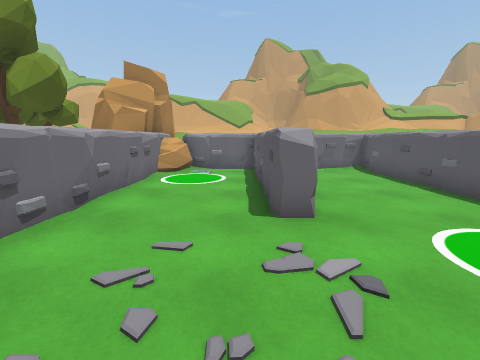
[1] (above)

12 first-person views from a walk through a 3-D level made in the Unity game engine. The camera is 1.4 m above the floor, tilts 10° down and sees 90° across. The floor is counted in squares, 1 m on a side. Each view is taken from the middle of a square. On the plan, view 1 faces up. The plan holds only what a view shows up to about 13 squares ahead; the rest is blank. The place goes on beyond the plan. The player character is not drawn. Some animated figures are left out. Some surface patterns are stand-ins.

[2]
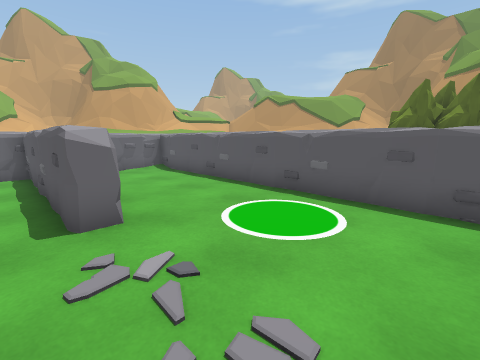

[3]
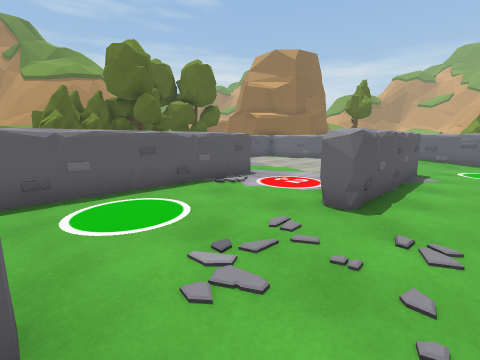

[4]
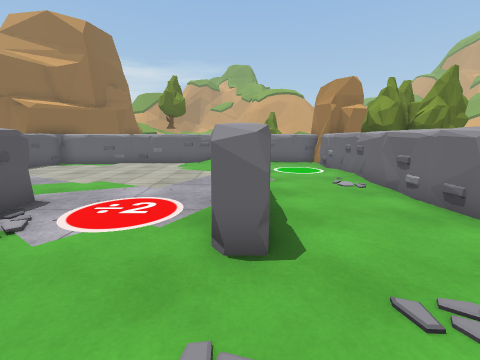

[5]
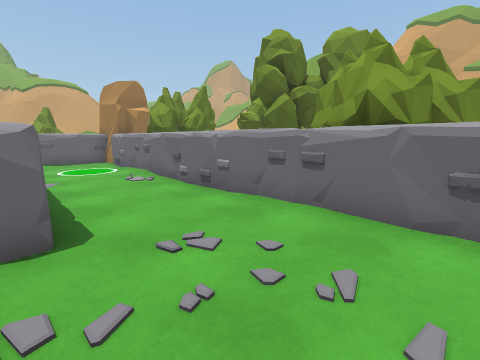

[6]
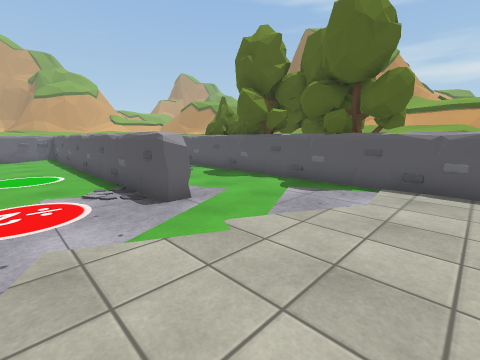

[7]
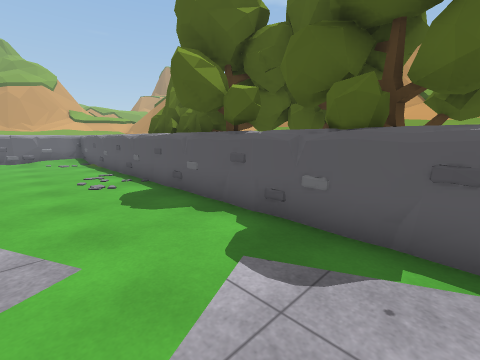

[8]
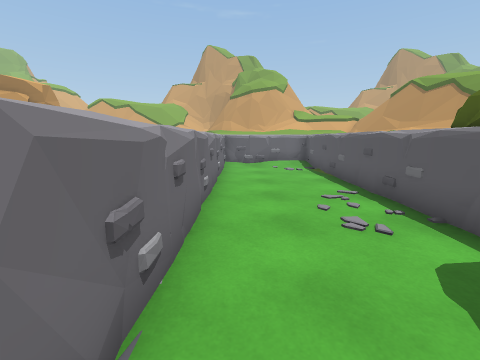

[9]
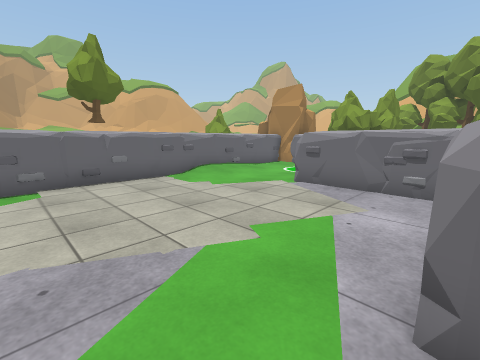

[10]
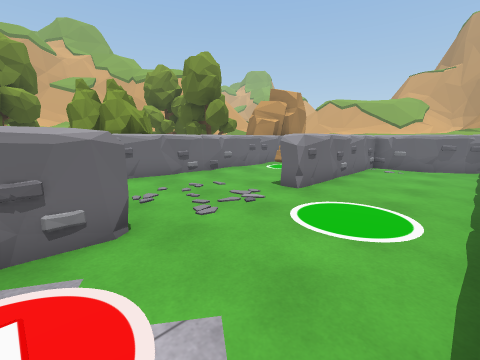

[11]
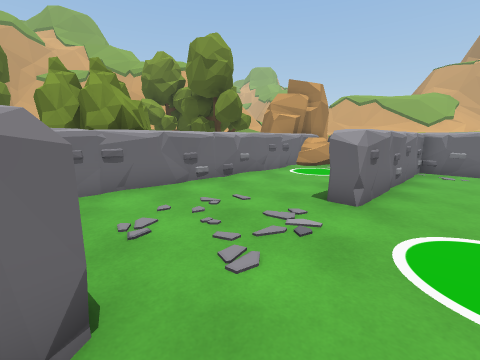

[12]
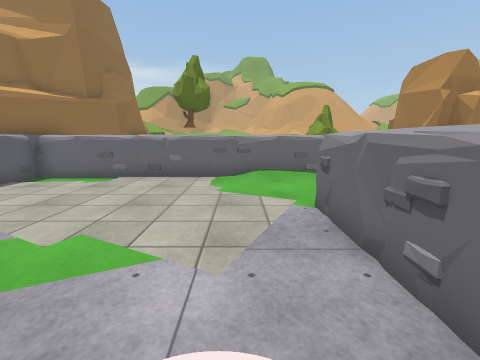

### Floor plan
Key: @ floor where view 1 was taken; # wall or solid block; . main floor; : floor 0.25 m higher than the main floor; ^ raised ledge; T tree; O other object.
Columns run from 5 left of view 1 to 13 right of it. Each row starts with its distance up from view 1.
 12   O
 11 O O^#######^^^^^^
 10 OOOO..#....#...:^
  9 OO^...#....#....#
  8   ^...#....#....#
  7   ^...#....#....#
  6   ^...#....#....#
  5   ^...#....#....#
  4   ^........#....#
  3 T ^........#....#T
  2 T#^........#....#TT
  1 TT^........#....#TT
  0 T ^..@.....#....#TT
 -1   #...#....#....#TT
 -2   #...#....#....#TT
 -3   #...#....#....#TT
 -4   #...#.........#T
 -5   #...#.........#T
 -6 T ^...#.........#
 -7 T^^...#.........#
 -8  T#.............#
 -9   #.............#
-10 O##.............##
-11 O #^^^^^^###^####
-12   O           ###
-13    TTT        ##

Positions as (right, up) in squares from view 1, and headings:
1: (0, 0), facing up
2: (0, 0), facing up-right
3: (-1, 4), facing down-right
4: (1, 2), facing down
5: (1, 3), facing down-left
6: (3, -8), facing up-right
7: (7, -6), facing up-right
8: (7, -2), facing up
9: (8, -3), facing down-left
10: (5, -2), facing up-left
11: (3, -1), facing up-left
12: (3, -2), facing down
